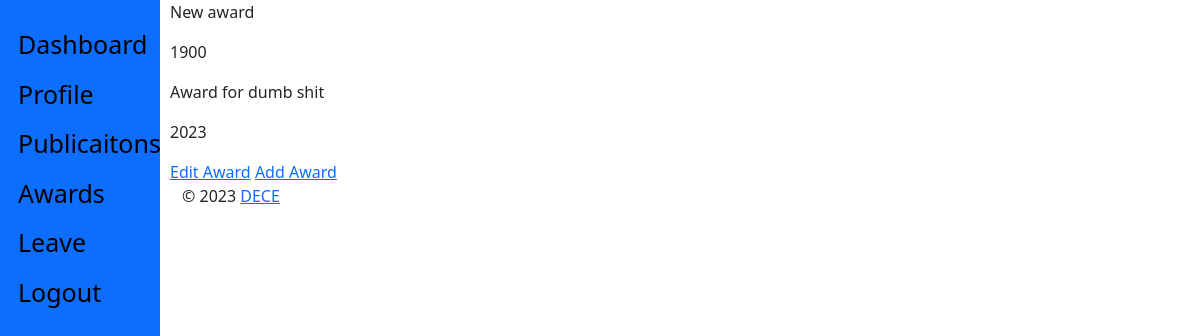
/staff_view/awards/ (signed in), run on the app's committed database.
### staff_app/models.py (models this page shows)
class Awards(models.Model):
    user = models.ForeignKey(CustomUser, on_delete=models.CASCADE, default=1)
    title = models.CharField(max_length=100, verbose_name=_(
        'Title'), null=True, blank=False)
    year = models.IntegerField(verbose_name=_('Year'))
    updated = models.DateTimeField(auto_now=True, auto_now_add=False)
    created = models.DateTimeField(auto_now=False, auto_now_add=True)
    class Meta:
        verbose_name = _('Award')
        verbose_name_plural = _('Awards')
        ordering = ['-created']

### staff_app/views.py (the view)
# urls.py: path('awards/', views.view_awards, name="award"),
def view_awards(request):
    if Awards.objects.filter(user_id=request.user.id).exists():
        awards = Awards.objects.filter(user_id=request.user.id)
    else:
        awards = []
    context = {
        "object": awards
    }
    return render(request, 'staff/staff_awards.html', context)

### templates/staff/staff_awards.html (shortened to what this page needs)
{% extends 'base.html' %}
{% block content %}
    {% if not object %}
        <p>No Awards</p>
    {% else %}
        {% for instance in object %}
            <p>{{instance.title}}</p>
            <p>{{instance.year}}</p>
        {% endfor %}
    {% endif %}
    <a href="{% url 'staff:award-edit' %}"> Edit Award</a>
    <a href="{% url 'staff:award-add' %}"> Add Award</a>
{% endblock content %}

### data on the page
Awards: title "New award", year "1900"
Awards: title "Award for dumb shit", year "2023"
